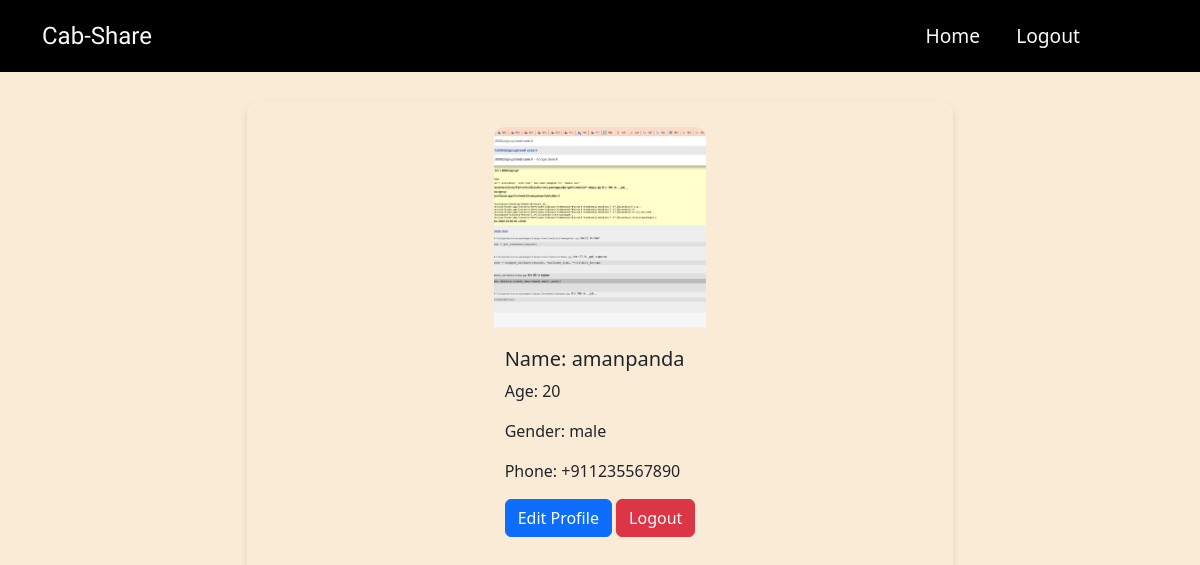
Page /profile/ (signed in) on the earlier database version.
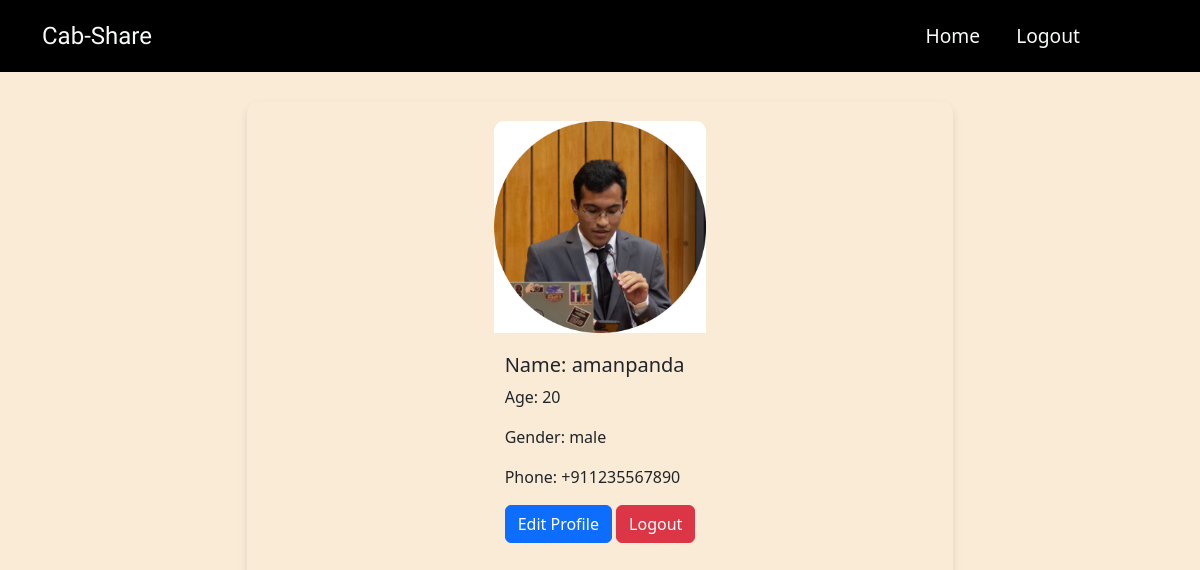
Same page on the later database version.
### users/models.py (models this page shows, shortened)
class Person(models.Model):
    id = models.AutoField(primary_key=True)
    user_cred_id = models.ForeignKey(User, on_delete=models.CASCADE)
    name = models.CharField(max_length=100)
    phone = PhoneNumberField()
    age = models.IntegerField(default=18)
    gender = models.CharField(max_length=50)
    profile_picture = models.ImageField(upload_to='users/images', default='')

### users/views.py (the view)
# urls.py: path('profile/', views.profile, name='profile'),
def profile(request):
    user_id = request.user.id
    person = Person.objects.get(user_cred_id=user_id)
    return render(request, 'users/profile_n.html', {'person': person})

### users/templates/users/profile_n.html (shortened to what this page needs)
<!DOCTYPE html>
<html lang="en">
<head>
    <link rel="stylesheet" href="https://cdn.jsdelivr.net/npm/bootstrap@5.3.2/dist/css/bootstrap.min.css">
</head>
<body>
    <nav class="navbar navbar-expand-lg bg-black">
        <div class="container-fluid">
            <a class="navbar-brand text-light logo" href="#">Cab-Share</a>
            <div class="collapse navbar-collapse justify-content-end" id="navbarSupportedContent">
                <ul class="navbar-nav">
                    <li class="nav-item">
                        <a class="nav-link text-light" href="/home">Home</a>
                    </li>
                    <li class="nav-item">
                        <a class="nav-link text-light" href="/login">Logout</a>
                    </li>
                </ul>
            </div>
        </div>
    </nav>
    <div class="container-fluid">
        <div class="row">
            <div class="col-md-12 mx-auto">
                <div class="profile-card">
                    <img src="{{ person.profile_picture.url }}" alt="Profile Image">
                    <div class="profile-card-body">
                        <h5>Name: {{ person.name }}</h5>
                        <p>Age: {{ person.age }}</p>
                        <p>Gender: {{ person.gender }}</p>
                        <p>Phone: {{ person.phone }}</p>
                        <a href="/editprofile" class="btn btn-primary">Edit Profile</a>
                        <a href="/login" class="btn btn-danger">Logout</a>
                    </div>
                </div>
            </div>
        </div>
    </div>
</body>
</html>

### users/templates/users/profile_n.html (style rules this page uses)
body { background-color: antiquewhite; }
.navbar { background-color: black; }
.logo { margin-left: 20px; font-family: 'Dancing Script', cursive; font-family: 'Nunito', sans-serif; font-family: 'Pixelify Sans', sans-serif; font-size: large; }
.navbar-brand { margin-right: 20px; padding: 10px; font-size: 1.5rem; transition: color 0.3s; }
.navbar-nav { margin-right: 60px; padding-right: 30px; }
.nav-link { margin: 0 10px; padding: 10px; font-size: 1.2rem; transition: color 0.3s; }
.profile-card { width: 60%; height: 60vh; margin: 0 auto; margin-top: 30px; box-shadow: 0 4px 8px rgba(0, 0, 0, 0.1); border-radius: 10px; overflow: hidden; display: flex; flex-direction: column; align-items: center; justify-content: center; }
.profile-card img { width: 30%; flex: 0 0 200px; object-fit: cover; border-top-left-radius: 10px; border-top-right-radius: 10px; }
.profile-card-body { padding: 20px; }

Differences in the rows shown:
changed Person "amanpanda": profile_picture: a different picture
